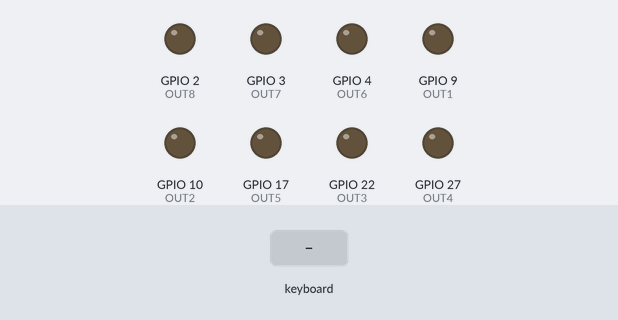
Simulated run of this program. Board: Raspberry Pi (BCM pin numbers). On the bench: output pins drawn as LEDs (lit = HIGH). Inputs (shaded band) come from the test bench. The camera gives no picture and a still takes 0.5 s.

Above: at 1.2 s.
1.3 s: key up typed on the keyboard
At 1.4 s:
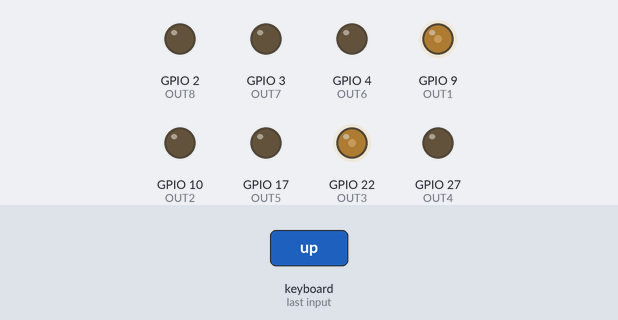
3.0 s: key down typed on the keyboard
At 3.1 s:
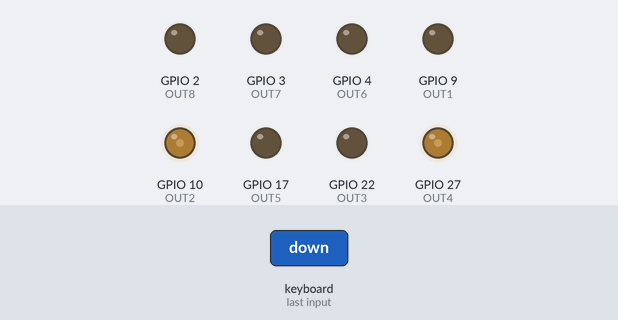
4.7 s: key left typed on the keyboard
At 5.9 s:
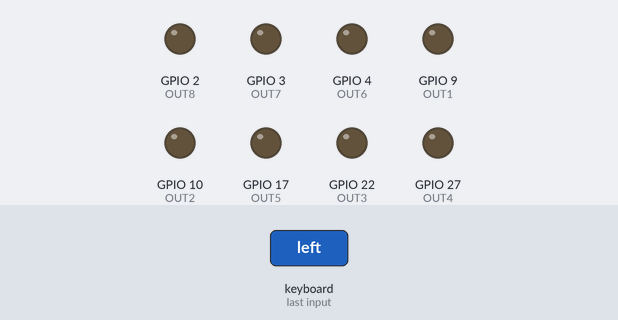
6.3 s: key right typed on the keyboard
At 7.1 s:
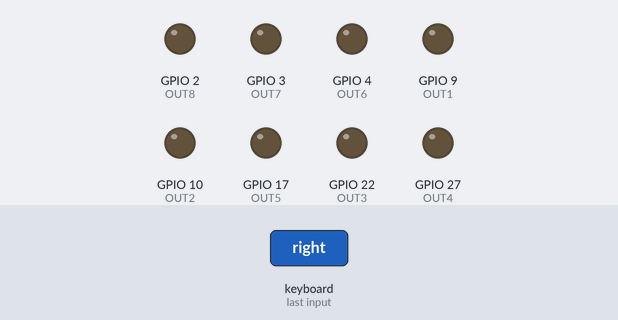
Timing chart, 0 to 8.9 s (numbered marks = the images above; inputs shaded):
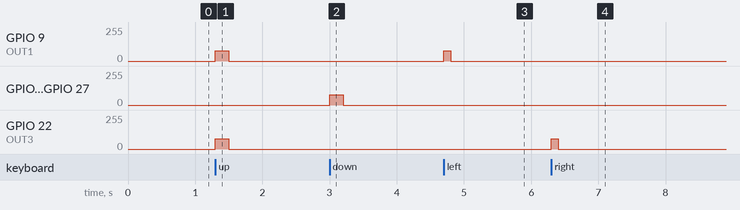

Measured:
- after the input at 1.3 s, GPIO 9 (OUT1), GPIO 22 (OUT3): 0/255 → 77/255 at once, → 0/255 0.20 s later
- after the input at 3.0 s, GPIO 10 (OUT2), GPIO 27 (OUT4): 0/255 → 77/255 at once, → 0/255 0.20 s later
- after the input at 4.7 s, GPIO 9 (OUT1): 0/255 → 77/255 at once, → 0/255 0.10 s later
- after the input at 6.3 s, GPIO 22 (OUT3): 0/255 → 77/255 at once, → 0/255 0.10 s later

The program:

robot_Manual.py
```python
import RPi.GPIO as GPIO
import metroGPIO as io
import time
import os
import sys
import curses
import picamera

##IgnoreWarnings##
GPIO.setwarnings(False)

##InitPins##
io.initMetroPins()
GPIO.setup(io.IN1,GPIO.IN,pull_up_down=GPIO.PUD_DOWN)
GPIO.setup(io.IN8,GPIO.IN,pull_up_down=GPIO.PUD_DOWN)

##DefinePins##
RF = GPIO.PWM(io.OUT1, 100)
RB = GPIO.PWM(io.OUT2, 100)
LF = GPIO.PWM(io.OUT3, 100)
LB = GPIO.PWM(io.OUT4, 100)

##MovingActions##
def idl(): #Idle
	RF.start(0)
	LB.start(0)
	RB.start(0)
	LF.start(0)

def fwd(dc,t): #Go forward
	RF.start(dc)
	LF.start(dc)
	time.sleep(t)

def bwd(dc,t): #Go backward
	RB.start(dc)
	LB.start(dc)
	time.sleep(t)

def tlt(dc,t): #Turn left
	RF.start(dc)
	time.sleep(t)

def trt(dc,t): #Turn right
	LF.start(dc)
	time.sleep(t)


##Camera##
def camera():
	camera = picamera.PiCamera()
	camera.resolution = (1024, 768)
	camera.start_preview()
	time.sleep(2) #Camera warm-up time
	camera.capture("Triforce.JPG")


##InitVars##
	#Calculation Values
dia = 204.2506464

	#InitCount
c = 0

	#PWM values
dc = 30
dct = 30

	#Time value
t = 0.01

##Main##
##Manual Mode##

	##InitScreen##
stdscr = curses.initscr()

	##InitCurses##
curses.noecho() #Turn off echo
curses.cbreak #React keys instantly
stdscr.keypad(True) #Enable keypad mode

try:
	while True:
		curses.flushinp()
		stdscr.clear()
		choice = stdscr.getch()
		stdscr.refresh()

		yt=0.2
		xt=0.1

		if choice == curses.KEY_UP:
			fwd(dc,yt)

		elif choice == curses.KEY_DOWN:
			bwd(dc,yt)

		elif choice == curses.KEY_LEFT:
			tlt(dc,xt)

		elif choice == curses.KEY_RIGHT:
			trt(dc,xt)

		else:
			print("Invalid!!")

		idl()

except KeyboardInterrupt:
	stdscr.refresh()
	stdscr.clear()
	print ("Bye")

	#######EndCurses######
stdscr.keypad(False)
curses.nocbreak()
curses.echo()
curses.endwin()
idl()
GPIO.cleanup()
```

metroGPIO.py
```python
# Output pins of Metropolia's GPIO addon board
# O_P* should be used in the code.
# Numbers 3,5,... are Raspberry pi board pin numbers and they should not be changed unless you know the addon board layout

import RPi.GPIO as GPIO

GPIO.setmode(GPIO.BCM)
GPIO.setwarnings(False)

#Output pins
global OUT1
global OUT2
global OUT3
global OUT4
global OUT5
global OUT6
global OUT7
global OUT8
OUT1=9
OUT2=10
OUT3=22
OUT4=27
OUT5=17
OUT6=4
OUT7=3
OUT8=2

#Input pins
global IN1
global IN2
global IN3
global IN4
global IN5
global IN6
global IN7
global IN8
IN1=20
IN2=21
IN3=26
IN4=19
IN5=13
IN6=6
IN7=5
IN8=11

def initMetroPins():
	#Output pins
	GPIO.setup(OUT1,GPIO.OUT)
	GPIO.setup(OUT2,GPIO.OUT)
	GPIO.setup(OUT3,GPIO.OUT)
	GPIO.setup(OUT4,GPIO.OUT)
	GPIO.setup(OUT5,GPIO.OUT)
	GPIO.setup(OUT6,GPIO.OUT)
	GPIO.setup(OUT7,GPIO.OUT)
	GPIO.setup(OUT8,GPIO.OUT)

	#Input pins
	GPIO.setup(IN1,GPIO.IN)
	GPIO.setup(IN2,GPIO.IN)
	GPIO.setup(IN3,GPIO.IN)
	GPIO.setup(IN4,GPIO.IN)
	GPIO.setup(IN5,GPIO.IN)
	GPIO.setup(IN6,GPIO.IN)
	GPIO.setup(IN7,GPIO.IN)
	GPIO.setup(IN8,GPIO.IN)
```
